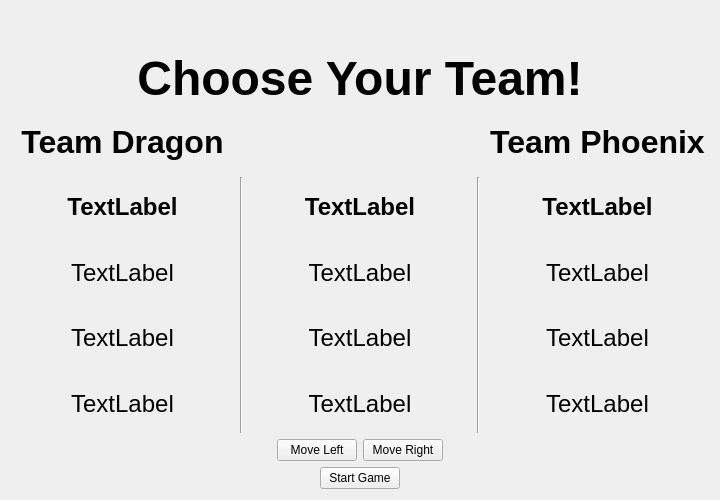
<?xml version="1.0" encoding="UTF-8"?>
<ui version="4.0">
 <class>layout</class>
 <widget class="QWidget" name="layout">
  <property name="geometry">
   <rect>
    <x>0</x>
    <y>0</y>
    <width>720</width>
    <height>500</height>
   </rect>
  </property>
  <property name="minimumSize">
   <size>
    <width>720</width>
    <height>500</height>
   </size>
  </property>
  <property name="windowTitle">
   <string>Team Selection</string>
  </property>
  <layout class="QVBoxLayout" name="verticalLayout" stretch="0,0,5,1,0">
   <item>
    <spacer name="verticalSpacer">
     <property name="orientation">
      <enum>Qt::Vertical</enum>
     </property>
     <property name="sizeHint" stdset="0">
      <size>
       <width>20</width>
       <height>40</height>
      </size>
     </property>
    </spacer>
   </item>
   <item>
    <widget class="QLabel" name="TitleLable">
     <property name="font">
      <font>
       <family>Arial</family>
       <pointsize>36</pointsize>
       <bold>true</bold>
      </font>
     </property>
     <property name="text">
      <string>Choose Your Team!</string>
     </property>
     <property name="alignment">
      <set>Qt::AlignCenter</set>
     </property>
    </widget>
   </item>
   <item>
    <layout class="QGridLayout" name="gridLayout">
     <item row="3" column="4">
      <widget class="QLabel" name="labelRight2">
       <property name="font">
        <font>
         <family>Arial</family>
         <pointsize>18</pointsize>
        </font>
       </property>
       <property name="text">
        <string>TextLabel</string>
       </property>
       <property name="alignment">
        <set>Qt::AlignCenter</set>
       </property>
      </widget>
     </item>
     <item row="1" column="0">
      <widget class="QLabel" name="teamRedLabel">
       <property name="font">
        <font>
         <family>Arial</family>
         <pointsize>24</pointsize>
         <bold>true</bold>
        </font>
       </property>
       <property name="text">
        <string>Team Dragon</string>
       </property>
       <property name="alignment">
        <set>Qt::AlignCenter</set>
       </property>
      </widget>
     </item>
     <item row="2" column="4">
      <widget class="QLabel" name="labelRight1">
       <property name="font">
        <font>
         <family>Arial</family>
         <pointsize>18</pointsize>
         <bold>true</bold>
        </font>
       </property>
       <property name="text">
        <string>TextLabel</string>
       </property>
       <property name="alignment">
        <set>Qt::AlignCenter</set>
       </property>
      </widget>
     </item>
     <item row="4" column="2">
      <widget class="QLabel" name="labelMiddle3">
       <property name="font">
        <font>
         <family>Arial</family>
         <pointsize>18</pointsize>
        </font>
       </property>
       <property name="text">
        <string>TextLabel</string>
       </property>
       <property name="alignment">
        <set>Qt::AlignCenter</set>
       </property>
      </widget>
     </item>
     <item row="4" column="0">
      <widget class="QLabel" name="labelLeft3">
       <property name="font">
        <font>
         <family>Arial</family>
         <pointsize>18</pointsize>
        </font>
       </property>
       <property name="text">
        <string>TextLabel</string>
       </property>
       <property name="alignment">
        <set>Qt::AlignCenter</set>
       </property>
      </widget>
     </item>
     <item row="2" column="0">
      <widget class="QLabel" name="labelLeft1">
       <property name="font">
        <font>
         <family>Arial</family>
         <pointsize>18</pointsize>
         <bold>true</bold>
        </font>
       </property>
       <property name="text">
        <string>TextLabel</string>
       </property>
       <property name="alignment">
        <set>Qt::AlignCenter</set>
       </property>
      </widget>
     </item>
     <item row="3" column="0">
      <widget class="QLabel" name="labelLeft2">
       <property name="font">
        <font>
         <family>Arial</family>
         <pointsize>18</pointsize>
        </font>
       </property>
       <property name="text">
        <string>TextLabel</string>
       </property>
       <property name="alignment">
        <set>Qt::AlignCenter</set>
       </property>
      </widget>
     </item>
     <item row="4" column="4">
      <widget class="QLabel" name="labelRight3">
       <property name="font">
        <font>
         <family>Arial</family>
         <pointsize>18</pointsize>
        </font>
       </property>
       <property name="text">
        <string>TextLabel</string>
       </property>
       <property name="alignment">
        <set>Qt::AlignCenter</set>
       </property>
      </widget>
     </item>
     <item row="2" column="1" rowspan="4">
      <widget class="Line" name="line">
       <property name="frameShadow">
        <enum>QFrame::Sunken</enum>
       </property>
       <property name="orientation">
        <enum>Qt::Vertical</enum>
       </property>
      </widget>
     </item>
     <item row="1" column="4">
      <widget class="QLabel" name="teamBlueLabel">
       <property name="font">
        <font>
         <family>Arial</family>
         <pointsize>24</pointsize>
         <bold>true</bold>
        </font>
       </property>
       <property name="text">
        <string>Team Phoenix</string>
       </property>
       <property name="alignment">
        <set>Qt::AlignCenter</set>
       </property>
      </widget>
     </item>
     <item row="3" column="2">
      <widget class="QLabel" name="labelMiddle2">
       <property name="font">
        <font>
         <family>Arial</family>
         <pointsize>18</pointsize>
        </font>
       </property>
       <property name="text">
        <string>TextLabel</string>
       </property>
       <property name="alignment">
        <set>Qt::AlignCenter</set>
       </property>
      </widget>
     </item>
     <item row="5" column="0">
      <widget class="QLabel" name="labelLeft4">
       <property name="font">
        <font>
         <family>Arial</family>
         <pointsize>18</pointsize>
        </font>
       </property>
       <property name="text">
        <string>TextLabel</string>
       </property>
       <property name="alignment">
        <set>Qt::AlignCenter</set>
       </property>
      </widget>
     </item>
     <item row="5" column="4">
      <widget class="QLabel" name="labelRight4">
       <property name="font">
        <font>
         <family>Arial</family>
         <pointsize>18</pointsize>
        </font>
       </property>
       <property name="text">
        <string>TextLabel</string>
       </property>
       <property name="alignment">
        <set>Qt::AlignCenter</set>
       </property>
      </widget>
     </item>
     <item row="2" column="2">
      <widget class="QLabel" name="labelMiddle1">
       <property name="font">
        <font>
         <family>Arial</family>
         <pointsize>18</pointsize>
         <bold>true</bold>
        </font>
       </property>
       <property name="text">
        <string>TextLabel</string>
       </property>
       <property name="alignment">
        <set>Qt::AlignCenter</set>
       </property>
      </widget>
     </item>
     <item row="5" column="2">
      <widget class="QLabel" name="labelMiddle4">
       <property name="font">
        <font>
         <family>Arial</family>
         <pointsize>18</pointsize>
        </font>
       </property>
       <property name="text">
        <string>TextLabel</string>
       </property>
       <property name="alignment">
        <set>Qt::AlignCenter</set>
       </property>
      </widget>
     </item>
     <item row="2" column="3" rowspan="4">
      <widget class="Line" name="line_2">
       <property name="frameShadow">
        <enum>QFrame::Sunken</enum>
       </property>
       <property name="orientation">
        <enum>Qt::Vertical</enum>
       </property>
      </widget>
     </item>
    </layout>
   </item>
   <item>
    <layout class="QHBoxLayout" name="horizontalLayout_2" stretch="1,0,0,1">
     <item>
      <spacer name="horizontalSpacer_4">
       <property name="orientation">
        <enum>Qt::Horizontal</enum>
       </property>
       <property name="sizeHint" stdset="0">
        <size>
         <width>40</width>
         <height>20</height>
        </size>
       </property>
      </spacer>
     </item>
     <item>
      <widget class="QPushButton" name="LeftButton">
       <property name="text">
        <string>Move Left</string>
       </property>
      </widget>
     </item>
     <item>
      <widget class="QPushButton" name="RightButton">
       <property name="layoutDirection">
        <enum>Qt::RightToLeft</enum>
       </property>
       <property name="text">
        <string>Move Right</string>
       </property>
      </widget>
     </item>
     <item>
      <spacer name="horizontalSpacer_5">
       <property name="orientation">
        <enum>Qt::Horizontal</enum>
       </property>
       <property name="sizeHint" stdset="0">
        <size>
         <width>40</width>
         <height>20</height>
        </size>
       </property>
      </spacer>
     </item>
    </layout>
   </item>
   <item>
    <layout class="QHBoxLayout" name="horizontalLayout">
     <item>
      <spacer name="horizontalSpacer">
       <property name="orientation">
        <enum>Qt::Horizontal</enum>
       </property>
       <property name="sizeHint" stdset="0">
        <size>
         <width>40</width>
         <height>20</height>
        </size>
       </property>
      </spacer>
     </item>
     <item>
      <widget class="QPushButton" name="startButton">
       <property name="text">
        <string>Start Game</string>
       </property>
      </widget>
     </item>
     <item>
      <spacer name="horizontalSpacer_2">
       <property name="orientation">
        <enum>Qt::Horizontal</enum>
       </property>
       <property name="sizeHint" stdset="0">
        <size>
         <width>40</width>
         <height>20</height>
        </size>
       </property>
      </spacer>
     </item>
    </layout>
   </item>
  </layout>
 </widget>
 <resources/>
 <connections/>
</ui>
